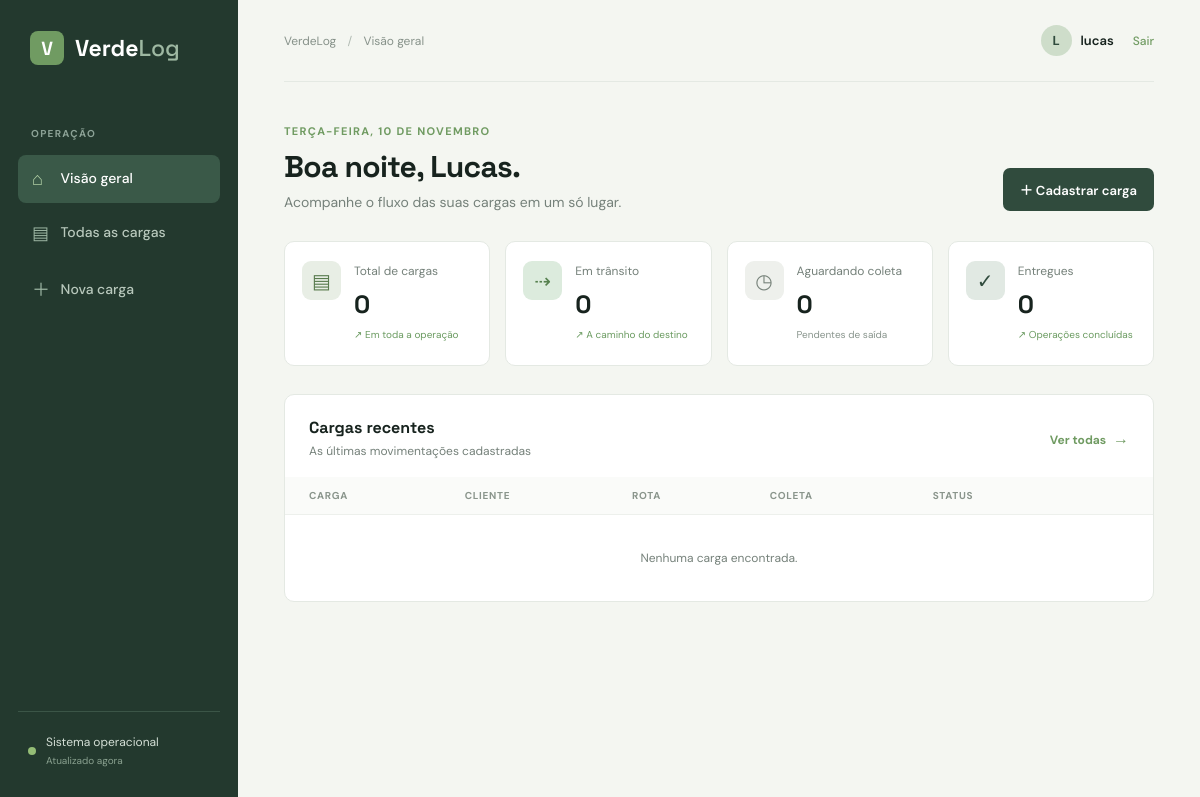
The app's page / (signed in), older data.
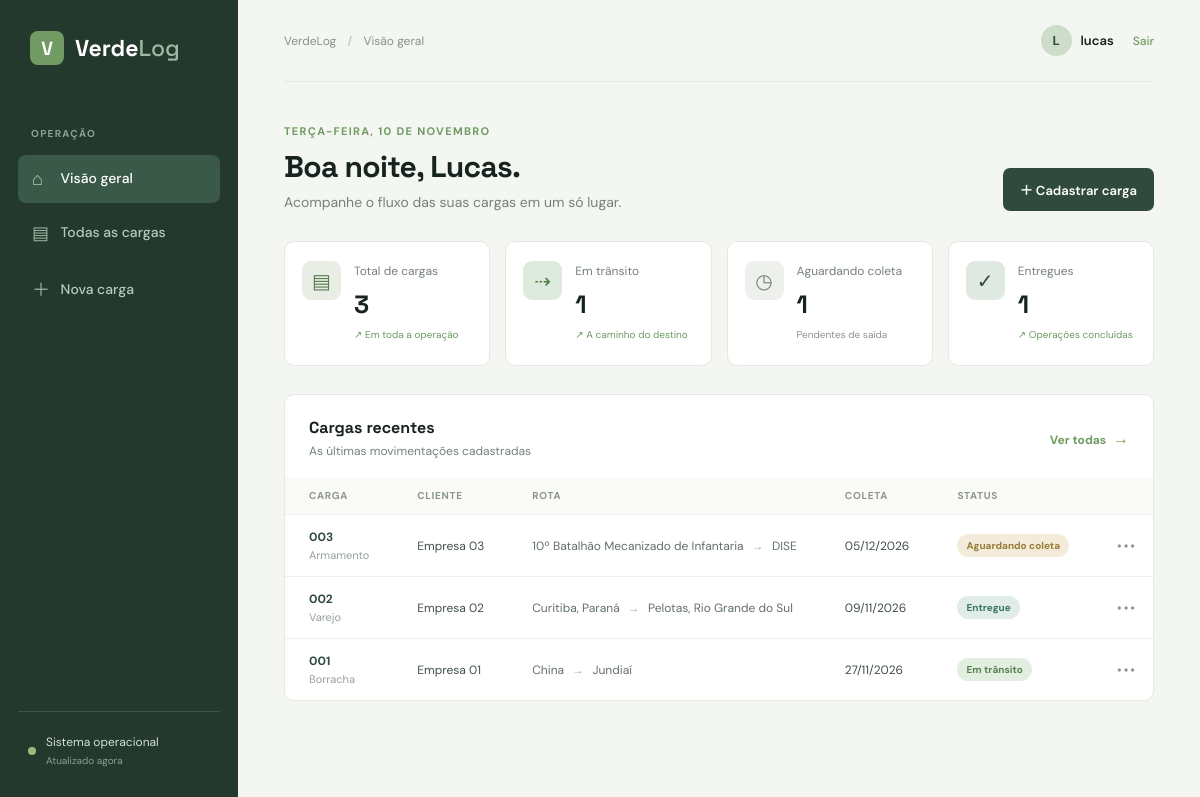
The same page, newer data.
### cargas/models.py (models this page shows, shortened)
class Carga(models.Model):
    class Status(models.TextChoices):
        AGUARDANDO = 'aguardando', 'Aguardando coleta'
        EM_TRANSITO = 'em_transito', 'Em trânsito'
        ENTREGUE = 'entregue', 'Entregue'
        CANCELADA = 'cancelada', 'Cancelada'
    codigo = models.CharField('código', max_length=20, unique=True)
    descricao = models.CharField('descrição da carga', max_length=160)
    cliente = models.CharField('cliente', max_length=120)
    origem = models.CharField('origem', max_length=120)
    destino = models.CharField('destino', max_length=120)
    tipo = models.CharField('tipo de carga', max_length=80)
    peso = models.DecimalField('peso (kg)', max_digits=10, decimal_places=2)
    valor = models.DecimalField('valor da carga', max_digits=12, decimal_places=2)
    data_coleta = models.DateField('data prevista para coleta')
    status = models.CharField(
        'status',
        max_length=20,
        choices=Status.choices,
        default=Status.AGUARDANDO,
    )
    observacoes = models.TextField('observações', blank=True)
    criado_em = models.DateTimeField('criado em', auto_now_add=True)
    atualizado_em = models.DateTimeField('atualizado em', auto_now=True)
    class Meta:
        ordering = ['-criado_em']
        verbose_name = 'carga'
        verbose_name_plural = 'cargas'
    def get_absolute_url(self):
        return reverse('cargas:detalhe', kwargs={'pk': self.pk})

### cargas/views.py (the view)
# urls.py: path('', views.dashboard, name='dashboard'),
@login_required
def dashboard(request):
    cargas, busca, status = _filtrar_cargas(request)
    hora = timezone.localtime().hour
    saudacao = 'Bom dia' if hora < 12 else 'Boa tarde' if hora < 18 else 'Boa noite'
    context = {
        'cargas': cargas[:8],
        'busca': busca,
        'status_selecionado': status,
        'saudacao': saudacao,
        'data_atual': timezone.localtime(),
        'total_cargas': Carga.objects.count(),
        'em_transito': Carga.objects.filter(status=Carga.Status.EM_TRANSITO).count(),
        'aguardando': Carga.objects.filter(status=Carga.Status.AGUARDANDO).count(),
        'entregues': Carga.objects.filter(status=Carga.Status.ENTREGUE).count(),
        'peso_total': Carga.objects.aggregate(total=Sum('peso'))['total'] or 0,
    }
    return render(request, 'cargas/dashboard.html', context)

### cargas/views.py (called while the page is built, shortened)
def _filtrar_cargas(request):
    cargas = Carga.objects.all()
    busca = request.GET.get('q', '').strip()
    status = request.GET.get('status', '').strip()
    if status in Carga.Status.values:
        cargas = cargas.filter(status=status)
    return cargas, busca, status

### templates/cargas/dashboard.html (shortened to what this page needs)
{% extends 'base.html' %}
{% block content %}
<div class="page-heading"><div><p class="eyebrow">{{ data_atual|date:"l, j \d\e F"|capfirst }}</p><h1>{{ saudacao }}, {{ user.get_short_name|default:user.username|lower|capfirst }}.</h1><p class="subtitle">Acompanhe o fluxo das suas cargas em um só lugar.</p></div><a class="button primary" href="{% url 'cargas:criar' %}">＋ Cadastrar carga</a></div>
<div class="stats-grid">
  <div class="stat-card"><span class="stat-icon olive">▤</span><div><span class="stat-label">Total de cargas</span><strong>{{ total_cargas }}</strong><small class="trend">↗ Em toda a operação</small></div></div>
  <div class="stat-card"><span class="stat-icon leaf">⇢</span><div><span class="stat-label">Em trânsito</span><strong>{{ em_transito }}</strong><small class="trend">↗ A caminho do destino</small></div></div>
  <div class="stat-card"><span class="stat-icon muted">◷</span><div><span class="stat-label">Aguardando coleta</span><strong>{{ aguardando }}</strong><small class="trend neutral">Pendentes de saída</small></div></div>
  <div class="stat-card"><span class="stat-icon dark">✓</span><div><span class="stat-label">Entregues</span><strong>{{ entregues }}</strong><small class="trend">↗ Operações concluídas</small></div></div>
</div>
<section class="panel">
  <div class="panel-heading"><div><h2>Cargas recentes</h2><p>As últimas movimentações cadastradas</p></div><a class="text-link" href="{% url 'cargas:lista' %}">Ver todas <span>→</span></a></div>
  {% include 'cargas/_table.html' %}
</section>
{% endblock %}

### templates/base.html (shortened to what this page needs)
{% load static %}
<!doctype html>
<html lang="pt-br">
<head>
  <link rel="stylesheet" href="{% static 'css/app.css' %}">
</head>
<body>
  <aside class="sidebar">
    <a class="brand" href="{% url 'cargas:dashboard' %}"><span class="brand-mark">V</span><span>Verde<span class="brand-light">Log</span></span></a>
    <p class="menu-label">Operação</p>
    <nav>
      <a class="{% if request.resolver_match.url_name == 'dashboard' %}active{% endif %}" href="{% url 'cargas:dashboard' %}"><span>⌂</span> Visão geral</a>
      <a class="{% if request.resolver_match.url_name == 'lista' %}active{% endif %}" href="{% url 'cargas:lista' %}"><span>▤</span> Todas as cargas</a>
      <a class="{% if request.resolver_match.url_name == 'criar' %}active{% endif %}" href="{% url 'cargas:criar' %}"><span>＋</span> Nova carga</a>
    </nav>
    <div class="sidebar-bottom"><span class="status-dot"></span><span>Sistema operacional<br><small>Atualizado agora</small></span></div>
  </aside>
  <main class="main-content">
    <header class="topbar">
      <div class="breadcrumb">VerdeLog <span>/</span> {% block breadcrumb %}Visão geral{% endblock %}</div>
      {% if user.is_authenticated %}<div class="topbar-user"><span class="avatar">{{ user.username|first|upper }}</span><span>{{ user.get_short_name|default:user.username }}</span><form class="logout-form" method="post" action="{% url 'logout' %}">{% csrf_token %}<button class="logout-link" type="submit">Sair</button></form></div>{% endif %}
    </header>
    {% block content %}{% endblock %}
  </main>
</body>
</html>

### templates/cargas/_table.html
<div class="table-wrap"><table><thead><tr><th>Carga</th><th>Cliente</th><th>Rota</th><th>Coleta</th><th>Status</th><th></th></tr></thead><tbody>
{% for carga in cargas %}<tr><td><a class="code-link" href="{{ carga.get_absolute_url }}">{{ carga.codigo }}</a><span class="table-secondary">{{ carga.descricao }}</span></td><td>{{ carga.cliente }}</td><td><span class="route">{{ carga.origem }} <b>→</b> {{ carga.destino }}</span></td><td>{{ carga.data_coleta|date:"d/m/Y" }}</td><td><span class="badge {{ carga.status }}">{{ carga.get_status_display }}</span></td><td><a class="row-action" href="{{ carga.get_absolute_url }}">•••</a></td></tr>
{% empty %}<tr><td colspan="6" class="empty">Nenhuma carga encontrada.</td></tr>{% endfor %}
</tbody></table></div>

Row changes from the older to the newer data that the page shows:
added Carga: codigo "003", descricao "Armamento", cliente "Empresa 03", origem "10º Batalhão Mecanizado de Infantaria", destino "DISE", data_coleta "05/12/2026", status "Aguardando coleta"
added Carga: codigo "002", descricao "Varejo", cliente "Empresa 02", origem "Curitiba, Paraná", destino "Pelotas, Rio Grande do Sul", data_coleta "09/11/2026", status "Entregue"
added Carga: codigo "001", descricao "Borracha", cliente "Empresa 01", origem "China", destino "Jundiaí", data_coleta "27/11/2026", status "Em trânsito"
Text that changed along with them:
{{ total_cargas }}: "0" → "3"
{{ em_transito }}: "0" → "1"
{{ aguardando }}: "0" → "1"
{{ entregues }}: "0" → "1"
text no longer shown: "Nenhuma carga encontrada."
